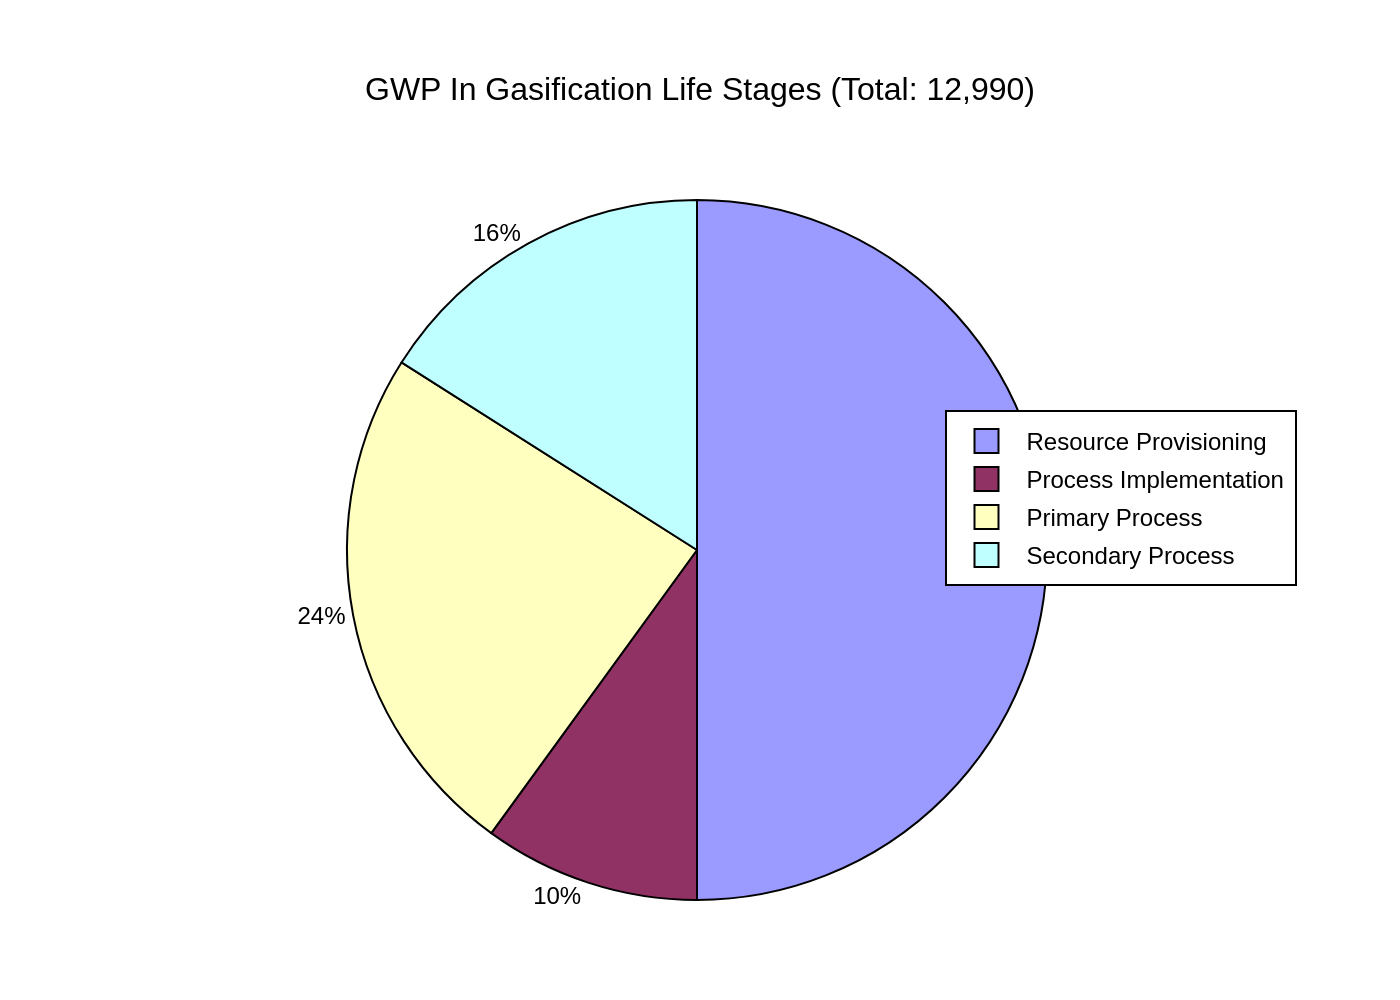

Write Python code to recreate this figure.
import sys
import json
import plotly.graph_objects as go
from pathlib import Path

# --- Script setup and data loading ---
if len(sys.argv) != 2:
    print(f"Usage: python {Path(__file__).name} <path_to_json_file>")
    sys.exit(1)

json_path = Path(sys.argv[1])
if not json_path.is_file():
    print(f"Error: JSON file not found at {json_path}")
    sys.exit(1)

output_path = json_path.with_suffix('.png')

try:
    with open(json_path, 'r', encoding='utf-8') as f:
        chart_info = json.load(f)
except (json.JSONDecodeError, IOError) as e:
    print(f"Error reading or parsing JSON file: {e}")
    sys.exit(1)

# --- Extract data from JSON ---
chart_data = chart_info.get('chart_data', {})
texts = chart_info.get('texts', {})
colors = chart_info.get('colors', [])

labels = chart_data.get('labels', [])
values = chart_data.get('values', [])
title_text = texts.get('title', '')

# --- Chart creation ---
fig = go.Figure()

# Add the pie trace
fig.add_trace(go.Pie(
    labels=labels,
    values=values,
    marker=dict(
        colors=colors,
        line=dict(color='black', width=1)
    ),
    textinfo='percent',
    textposition='outside',
    sort=False,  # This is crucial to preserve the order from the JSON file
    direction='clockwise',
    hoverinfo='label+percent+value'
))

# --- Layout and styling ---
fig.update_layout(
    title=dict(
        text=title_text,
        x=0.5,
        font=dict(size=16)
    ),
    font=dict(
        family="Arial",
        size=12,
        color="black"
    ),
    legend=dict(
        x=0.75,
        y=0.7,
        bordercolor='black',
        borderwidth=1,
        traceorder='normal' # Ensures legend items match data order
    ),
    margin=dict(l=50, r=50, t=100, b=50), # Margins to prevent clipping
    paper_bgcolor='white',
    plot_bgcolor='white',
    showlegend=True
)

# --- Finalize trace appearance ---
fig.update_traces(
    textfont=dict(family="Arial", size=12, color='black')
)

# --- Output ---
try:
    fig.write_image(output_path, scale=2)
    print(f"Chart saved to {output_path}")
except Exception as e:
    print(f"Error writing image file: {e}")
    sys.exit(1)
